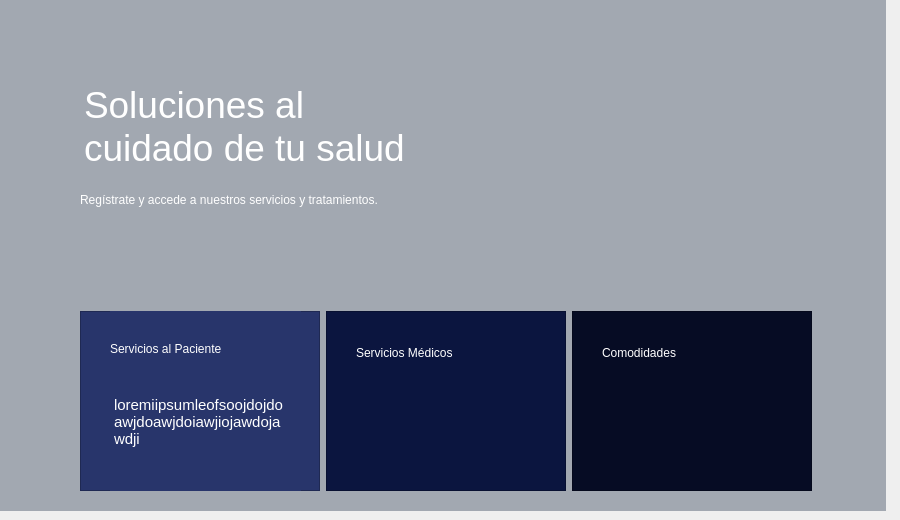
      <widget class="QWidget" name="page_home">
       <property name="styleSheet">
        <string notr="true"/>
       </property>
       <widget class="QLabel" name="label_pagInicio">
        <property name="geometry">
         <rect>
          <x>0</x>
          <y>0</y>
          <width>886</width>
          <height>511</height>
         </rect>
        </property>
        <property name="styleSheet">
         <string notr="true">background-color: rgba(206, 206, 206, 0.5);</string>
        </property>
        <property name="text">
         <string/>
        </property>
        <property name="pixmap">
         <pixmap resource="imgs/imgs.qrc">:/imgs/img_bg_6.jpg</pixmap>
        </property>
        <property name="scaledContents">
         <bool>true</bool>
        </property>
       </widget>
       <widget class="QLabel" name="label_47">
        <property name="geometry">
         <rect>
          <x>0</x>
          <y>0</y>
          <width>886</width>
          <height>511</height>
         </rect>
        </property>
        <property name="styleSheet">
         <string notr="true">background-color: rgba(100, 112, 130, 0.5);</string>
        </property>
        <property name="text">
         <string/>
        </property>
       </widget>
       <widget class="QWidget" name="layoutWidget">
        <property name="geometry">
         <rect>
          <x>0</x>
          <y>310</y>
          <width>891</width>
          <height>182</height>
         </rect>
        </property>
        <layout class="QHBoxLayout" name="horizontalLayout_127">
         <item>
          <spacer name="horizontalSpacer_143">
           <property name="orientation">
            <enum>Qt::Horizontal</enum>
           </property>
           <property name="sizeHint" stdset="0">
            <size>
             <width>40</width>
             <height>20</height>
            </size>
           </property>
          </spacer>
         </item>
         <item>
          <widget class="QFrame" name="framePac">
           <property name="minimumSize">
            <size>
             <width>240</width>
             <height>180</height>
            </size>
           </property>
           <property name="maximumSize">
            <size>
             <width>200</width>
             <height>180</height>
            </size>
           </property>
           <property name="styleSheet">
            <string notr="true">background-color: #28356b;</string>
           </property>
           <property name="frameShape">
            <enum>QFrame::StyledPanel</enum>
           </property>
           <property name="frameShadow">
            <enum>QFrame::Raised</enum>
           </property>
           <widget class="QLabel" name="label_60">
            <property name="geometry">
             <rect>
              <x>46</x>
              <y>15</y>
              <width>149</width>
              <height>150</height>
             </rect>
            </property>
            <property name="minimumSize">
             <size>
              <width>140</width>
              <height>140</height>
             </size>
            </property>
            <property name="maximumSize">
             <size>
              <width>149</width>
              <height>150</height>
             </size>
            </property>
            <property name="text">
             <string/>
            </property>
            <property name="pixmap">
             <pixmap resource="imgs/imgs.qrc">:/imgs/bed.png</pixmap>
            </property>
            <property name="scaledContents">
             <bool>true</bool>
            </property>
           </widget>
           <widget class="QWidget" name="">
            <property name="geometry">
             <rect>
              <x>30</x>
              <y>0</y>
              <width>191</width>
              <height>181</height>
             </rect>
            </property>
            <layout class="QVBoxLayout" name="verticalLayout_58">
             <item>
              <widget class="QLabel" name="label_56">
               <property name="styleSheet">
                <string notr="true">font: 14pt &quot;MS Shell Dlg 2&quot;;
color:white;
background-color:transparent;</string>
               </property>
               <property name="text">
                <string>Servicios al Paciente</string>
               </property>
              </widget>
             </item>
             <item>
              <widget class="QTextBrowser" name="textBrowser_2">
               <property name="minimumSize">
                <size>
                 <width>180</width>
                 <height>100</height>
                </size>
               </property>
               <property name="maximumSize">
                <size>
                 <width>180</width>
                 <height>100</height>
                </size>
               </property>
               <property name="styleSheet">
                <string notr="true">background-color:transparent;
font: 26pt &quot;Segoe MDL2 Assets&quot;;
border:none
</string>
               </property>
               <property name="html">
                <string>&lt;!DOCTYPE HTML PUBLIC &quot;-//W3C//DTD HTML 4.0//EN&quot; &quot;http://www.w3.org/TR/REC-html40/strict.dtd&quot;&gt;
&lt;html&gt;&lt;head&gt;&lt;meta name=&quot;qrichtext&quot; content=&quot;1&quot; /&gt;&lt;style type=&quot;text/css&quot;&gt;
p, li { white-space: pre-wrap; }
&lt;/style&gt;&lt;/head&gt;&lt;body style=&quot; font-family:'Segoe MDL2 Assets'; font-size:26pt; font-weight:400; font-style:normal;&quot;&gt;
&lt;p style=&quot; margin-top:0px; margin-bottom:0px; margin-left:0px; margin-right:0px; -qt-block-indent:0; text-indent:0px;&quot;&gt;&lt;span style=&quot; font-family:'MS Shell Dlg 2'; font-size:11pt; color:#ffffff;&quot;&gt;loremiipsumleofsoojdojdoawjdoawjdoiawjiojawdojawdji&lt;/span&gt;&lt;/p&gt;&lt;/body&gt;&lt;/html&gt;</string>
               </property>
              </widget>
             </item>
            </layout>
            <zorder>label_56</zorder>
            <zorder>textBrowser_2</zorder>
           </widget>
          </widget>
         </item>
         <item>
          <widget class="QFrame" name="frameDoc">
           <property name="minimumSize">
            <size>
             <width>240</width>
             <height>160</height>
            </size>
           </property>
           <property name="maximumSize">
            <size>
             <width>200</width>
             <height>180</height>
            </size>
           </property>
           <property name="styleSheet">
            <string notr="true">background-color: #0b153f;</string>
           </property>
           <property name="frameShape">
            <enum>QFrame::StyledPanel</enum>
           </property>
           <property name="frameShadow">
            <enum>QFrame::Raised</enum>
           </property>
           <widget class="QLabel" name="label_58">
            <property name="geometry">
             <rect>
              <x>30</x>
              <y>30</y>
              <width>179</width>
              <height>23</height>
             </rect>
            </property>
            <property name="styleSheet">
             <string notr="true">font: 14pt &quot;MS Shell Dlg 2&quot;;
color:white;</string>
            </property>
            <property name="text">
             <string>Servicios Médicos</string>
            </property>
           </widget>
          </widget>
         </item>
         <item>
          <widget class="QFrame" name="frameInst">
           <property name="minimumSize">
            <size>
             <width>240</width>
             <height>160</height>
            </size>
           </property>
           <property name="maximumSize">
            <size>
             <width>200</width>
             <height>180</height>
            </size>
           </property>
           <property name="styleSheet">
            <string notr="true">background-color:#060c24;</string>
           </property>
           <property name="frameShape">
            <enum>QFrame::StyledPanel</enum>
           </property>
           <property name="frameShadow">
            <enum>QFrame::Raised</enum>
           </property>
           <widget class="QLabel" name="label_59">
            <property name="geometry">
             <rect>
              <x>30</x>
              <y>30</y>
              <width>179</width>
              <height>23</height>
             </rect>
            </property>
            <property name="styleSheet">
             <string notr="true">font: 14pt &quot;MS Shell Dlg 2&quot;;
color:white;</string>
            </property>
            <property name="text">
             <string>Comodidades</string>
            </property>
           </widget>
          </widget>
         </item>
         <item>
          <spacer name="horizontalSpacer_144">
           <property name="orientation">
            <enum>Qt::Horizontal</enum>
           </property>
           <property name="sizeHint" stdset="0">
            <size>
             <width>40</width>
             <height>20</height>
            </size>
           </property>
          </spacer>
         </item>
        </layout>
       </widget>
       <widget class="QWidget" name="layoutWidget">
        <property name="geometry">
         <rect>
          <x>80</x>
          <y>80</y>
          <width>521</width>
          <height>133</height>
         </rect>
        </property>
        <layout class="QVBoxLayout" name="verticalLayout_57">
         <item>
          <widget class="QTextBrowser" name="textBrowser">
           <property name="minimumSize">
            <size>
             <width>360</width>
             <height>100</height>
            </size>
           </property>
           <property name="maximumSize">
            <size>
             <width>360</width>
             <height>100</height>
            </size>
           </property>
           <property name="styleSheet">
            <string notr="true">background-color:transparent;
font: 26pt &quot;Segoe MDL2 Assets&quot;;
border:none
</string>
           </property>
           <property name="html">
            <string>&lt;!DOCTYPE HTML PUBLIC &quot;-//W3C//DTD HTML 4.0//EN&quot; &quot;http://www.w3.org/TR/REC-html40/strict.dtd&quot;&gt;
&lt;html&gt;&lt;head&gt;&lt;meta name=&quot;qrichtext&quot; content=&quot;1&quot; /&gt;&lt;style type=&quot;text/css&quot;&gt;
p, li { white-space: pre-wrap; }
&lt;/style&gt;&lt;/head&gt;&lt;body style=&quot; font-family:'Segoe MDL2 Assets'; font-size:26pt; font-weight:400; font-style:normal;&quot;&gt;
&lt;p style=&quot; margin-top:0px; margin-bottom:0px; margin-left:0px; margin-right:0px; -qt-block-indent:0; text-indent:0px;&quot;&gt;&lt;span style=&quot; font-family:'MS Shell Dlg 2'; font-size:28pt; color:#ffffff;&quot;&gt;Soluciones al cuidado de tu salud&lt;/span&gt;&lt;/p&gt;&lt;/body&gt;&lt;/html&gt;</string>
           </property>
          </widget>
         </item>
         <item>
          <widget class="QLabel" name="label_57">
           <property name="styleSheet">
            <string notr="true">color:white;
font: 16pt &quot;MS Shell Dlg 2&quot;;</string>
           </property>
           <property name="text">
            <string>Regístrate y accede a nuestros servicios y tratamientos.</string>
           </property>
          </widget>
         </item>
        </layout>
       </widget>
      </widget>
